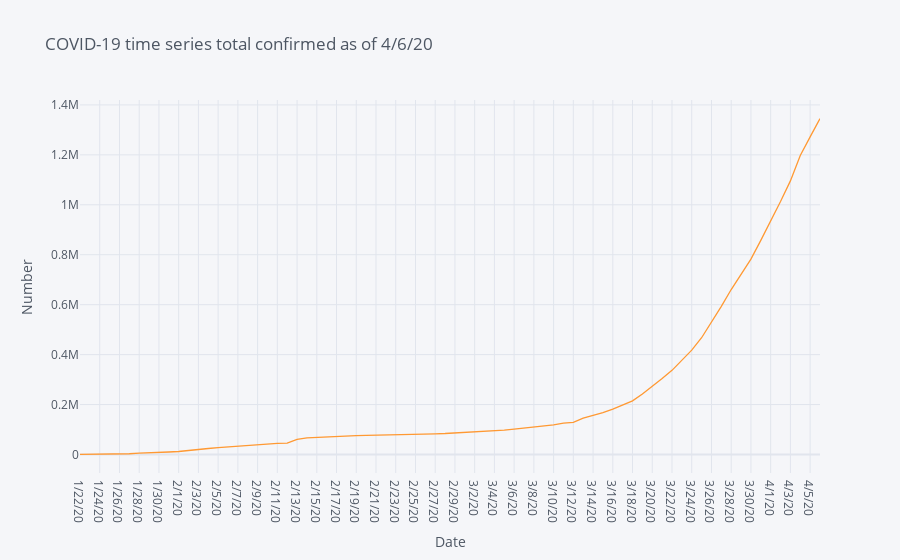

Notebook code for this chart:
### Code cell
# Total confirmed by date

covid19_confirmed.loc["Total"] = covid19_confirmed.sum()
df_confirmed_total=covid19_confirmed.iloc[-1,4:]
fig = df_confirmed_total.iplot(asFigure=True, xTitle="Date", yTitle="Number", title=f'COVID-19 time series total confirmed as of {confirmed_latest}')
fig.show()

### Figure 1 — Plotly figure (JSON) as saved in the notebook; plotly's stock layout.template omitted (floating-point values rounded to 4 significant figures)
{"data": [{"line": {"color": "rgba(255, 153, 51, 1.0)", "dash": "solid", "shape": "linear", "width": 1.3}, "mode": "lines", "name": "Total", "text": "", "type": "scatter", "x": ["1/22/20", "1/23/20", "1/24/20", "1/25/20", "1/26/20", "1/27/20", "1/28/20", "1/29/20", "1/30/20", "1/31/20", "2/1/20", "2/2/20", "2/3/20", "2/4/20", "2/5/20", "2/6/20", "2/7/20", "2/8/20", "2/9/20", "2/10/20", "2/11/20", "2/12/20", "2/13/20", "2/14/20", "2/15/20", "2/16/20", "2/17/20", "2/18/20", "2/19/20", "2/20/20", "2/21/20", "2/22/20", "2/23/20", "2/24/20", "2/25/20", "2/26/20", "2/27/20", "2/28/20", "2/29/20", "3/1/20", "3/2/20", "3/3/20", "3/4/20", "3/5/20", "3/6/20", "3/7/20", "3/8/20", "3/9/20", "3/10/20", "3/11/20", "3/12/20", "3/13/20", "3/14/20", "3/15/20", "3/16/20", "3/17/20", "3/18/20", "3/19/20", "3/20/20", "3/21/20", "3/22/20", "3/23/20", "3/24/20", "3/25/20", "3/26/20", "3/27/20", "3/28/20", "3/29/20", "3/30/20", "3/31/20", "4/1/20", "4/2/20", "4/3/20", "4/4/20", "4/5/20", "4/6/20"], "y": [555, 654, 941, 1434, 2118, 2927, 5578, 6166, 8234, 9927, 12038, 16787, 19881, 23892, 27635, 30794, 34391, 37120, 40150, 42762, 44802, 45221, 60368, 66885, 69030, 71224, 73258, 75136, 75639, 76197, 76819, 78572, 78958, 79561, 80406, 81388, 82746, 84112, 86011, 88369, 90306, 92840, 95120, 97886, 101801, 105847, 109821, 113590, 118620, 125875, 128352, 145205, 156101, 167454, 181574, 197102, 214821, 242570, 272208, 304507, 336953, 378235, 418045, 467653, 529591, 593291, 660706, 720140, 782395, 857487, 932605, 1013320, 1095917, 1197405, 1272115, 1345101]}], "layout": {"legend": {"bgcolor": "#F5F6F9", "font": {"color": "#4D5663"}}, "paper_bgcolor": "#F5F6F9", "plot_bgcolor": "#F5F6F9", "title": {"font": {"color": "#4D5663"}, "text": "COVID-19 time series total confirmed as of 4/6/20"}, "xaxis": {"gridcolor": "#E1E5ED", "showgrid": true, "tickfont": {"color": "#4D5663"}, "title": {"font": {"color": "#4D5663"}, "text": "Date"}, "zerolinecolor": "#E1E5ED"}, "yaxis": {"gridcolor": "#E1E5ED", "showgrid": true, "tickfont": {"color": "#4D5663"}, "title": {"font": {"color": "#4D5663"}, "text": "Number"}, "zerolinecolor": "#E1E5ED"}}}
